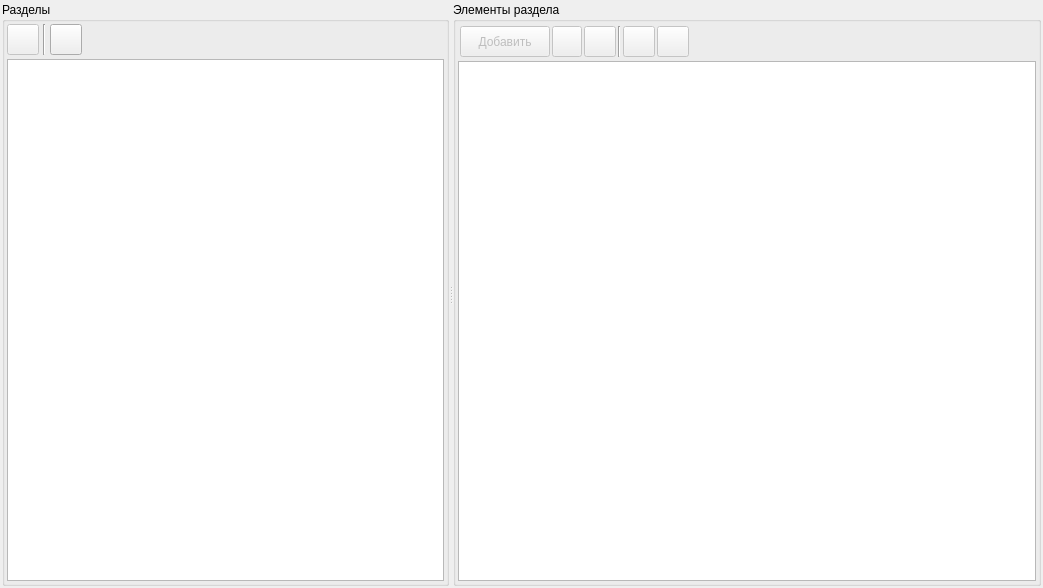
<?xml version="1.0" encoding="UTF-8"?>
<ui version="4.0">
 <class>FormSESections</class>
 <widget class="QWidget" name="FormSESections">
  <property name="geometry">
   <rect>
    <x>0</x>
    <y>0</y>
    <width>1043</width>
    <height>588</height>
   </rect>
  </property>
  <property name="windowTitle">
   <string>Form</string>
  </property>
  <layout class="QVBoxLayout" name="verticalLayout_3">
   <property name="spacing">
    <number>2</number>
   </property>
   <property name="leftMargin">
    <number>2</number>
   </property>
   <property name="topMargin">
    <number>2</number>
   </property>
   <property name="rightMargin">
    <number>2</number>
   </property>
   <property name="bottomMargin">
    <number>2</number>
   </property>
   <item>
    <widget class="QSplitter" name="splitterSections">
     <property name="orientation">
      <enum>Qt::Horizontal</enum>
     </property>
     <widget class="QGroupBox" name="groupBoxSections">
      <property name="title">
       <string>Разделы</string>
      </property>
      <property name="flat">
       <bool>false</bool>
      </property>
      <layout class="QVBoxLayout" name="verticalLayout">
       <property name="spacing">
        <number>4</number>
       </property>
       <property name="leftMargin">
        <number>2</number>
       </property>
       <property name="topMargin">
        <number>2</number>
       </property>
       <property name="rightMargin">
        <number>2</number>
       </property>
       <property name="bottomMargin">
        <number>2</number>
       </property>
       <item>
        <layout class="QHBoxLayout" name="horizontalLayout_2">
         <item>
          <widget class="QToolButton" name="toolButtonEditSection">
           <property name="enabled">
            <bool>false</bool>
           </property>
           <property name="toolTip">
            <string>Редактировать раздел</string>
           </property>
           <property name="text">
            <string/>
           </property>
           <property name="icon">
            <iconset resource="../res.qrc">
             <normaloff>:/32/icons/32x32/edit.png</normaloff>:/32/icons/32x32/edit.png</iconset>
           </property>
           <property name="iconSize">
            <size>
             <width>24</width>
             <height>24</height>
            </size>
           </property>
          </widget>
         </item>
         <item>
          <widget class="Line" name="line">
           <property name="orientation">
            <enum>Qt::Vertical</enum>
           </property>
          </widget>
         </item>
         <item>
          <widget class="QToolButton" name="toolButtonRefreshSections">
           <property name="toolTip">
            <string>Обновить данные</string>
           </property>
           <property name="text">
            <string/>
           </property>
           <property name="icon">
            <iconset resource="../res.qrc">
             <normaloff>:/32/icons/32x32/refresh.png</normaloff>:/32/icons/32x32/refresh.png</iconset>
           </property>
           <property name="iconSize">
            <size>
             <width>24</width>
             <height>24</height>
            </size>
           </property>
          </widget>
         </item>
         <item>
          <spacer name="horizontalSpacerButtons_2">
           <property name="orientation">
            <enum>Qt::Horizontal</enum>
           </property>
           <property name="sizeHint" stdset="0">
            <size>
             <width>425</width>
             <height>20</height>
            </size>
           </property>
          </spacer>
         </item>
        </layout>
       </item>
       <item>
        <widget class="QTreeView" name="treeViewSections"/>
       </item>
      </layout>
     </widget>
     <widget class="QGroupBox" name="groupBoxItems">
      <property name="title">
       <string>Элементы раздела</string>
      </property>
      <layout class="QVBoxLayout" name="verticalLayout_2">
       <property name="spacing">
        <number>2</number>
       </property>
       <property name="leftMargin">
        <number>2</number>
       </property>
       <property name="topMargin">
        <number>2</number>
       </property>
       <property name="rightMargin">
        <number>2</number>
       </property>
       <property name="bottomMargin">
        <number>2</number>
       </property>
       <item>
        <widget class="QWidget" name="widgetButtonsItems" native="true">
         <layout class="QHBoxLayout" name="horizontalLayout">
          <property name="spacing">
           <number>2</number>
          </property>
          <property name="leftMargin">
           <number>2</number>
          </property>
          <property name="topMargin">
           <number>2</number>
          </property>
          <property name="rightMargin">
           <number>2</number>
          </property>
          <property name="bottomMargin">
           <number>2</number>
          </property>
          <item>
           <widget class="QToolButton" name="toolButtonAdd">
            <property name="enabled">
             <bool>false</bool>
            </property>
            <property name="sizePolicy">
             <sizepolicy hsizetype="Preferred" vsizetype="Preferred">
              <horstretch>0</horstretch>
              <verstretch>0</verstretch>
             </sizepolicy>
            </property>
            <property name="minimumSize">
             <size>
              <width>90</width>
              <height>30</height>
             </size>
            </property>
            <property name="maximumSize">
             <size>
              <width>16777215</width>
              <height>16777215</height>
             </size>
            </property>
            <property name="text">
             <string>Добавить</string>
            </property>
            <property name="icon">
             <iconset resource="../res.qrc">
              <normaloff>:/32/icons/32x32/add.png</normaloff>:/32/icons/32x32/add.png</iconset>
            </property>
            <property name="iconSize">
             <size>
              <width>24</width>
              <height>24</height>
             </size>
            </property>
            <property name="toolButtonStyle">
             <enum>Qt::ToolButtonTextBesideIcon</enum>
            </property>
           </widget>
          </item>
          <item>
           <widget class="QToolButton" name="toolButtonEdit">
            <property name="enabled">
             <bool>false</bool>
            </property>
            <property name="sizePolicy">
             <sizepolicy hsizetype="Preferred" vsizetype="Preferred">
              <horstretch>0</horstretch>
              <verstretch>0</verstretch>
             </sizepolicy>
            </property>
            <property name="minimumSize">
             <size>
              <width>30</width>
              <height>30</height>
             </size>
            </property>
            <property name="maximumSize">
             <size>
              <width>16777215</width>
              <height>16777215</height>
             </size>
            </property>
            <property name="text">
             <string/>
            </property>
            <property name="icon">
             <iconset resource="../res.qrc">
              <normaloff>:/32/icons/32x32/edit.png</normaloff>:/32/icons/32x32/edit.png</iconset>
            </property>
            <property name="iconSize">
             <size>
              <width>24</width>
              <height>24</height>
             </size>
            </property>
           </widget>
          </item>
          <item>
           <widget class="QToolButton" name="toolButtonDelete">
            <property name="enabled">
             <bool>false</bool>
            </property>
            <property name="sizePolicy">
             <sizepolicy hsizetype="Preferred" vsizetype="Preferred">
              <horstretch>0</horstretch>
              <verstretch>0</verstretch>
             </sizepolicy>
            </property>
            <property name="maximumSize">
             <size>
              <width>16777215</width>
              <height>16777215</height>
             </size>
            </property>
            <property name="text">
             <string/>
            </property>
            <property name="icon">
             <iconset resource="../res.qrc">
              <normaloff>:/32/icons/32x32/delete.png</normaloff>:/32/icons/32x32/delete.png</iconset>
            </property>
            <property name="iconSize">
             <size>
              <width>24</width>
              <height>24</height>
             </size>
            </property>
           </widget>
          </item>
          <item>
           <widget class="Line" name="line_2">
            <property name="orientation">
             <enum>Qt::Vertical</enum>
            </property>
           </widget>
          </item>
          <item>
           <widget class="QToolButton" name="toolButtonUp">
            <property name="enabled">
             <bool>false</bool>
            </property>
            <property name="toolTip">
             <string>Переместить выше</string>
            </property>
            <property name="text">
             <string/>
            </property>
            <property name="icon">
             <iconset resource="../res.qrc">
              <normaloff>:/32/icons/32x32/up.png</normaloff>:/32/icons/32x32/up.png</iconset>
            </property>
            <property name="iconSize">
             <size>
              <width>24</width>
              <height>24</height>
             </size>
            </property>
           </widget>
          </item>
          <item>
           <widget class="QToolButton" name="toolButtonDown">
            <property name="enabled">
             <bool>false</bool>
            </property>
            <property name="toolTip">
             <string>Переместить ниже</string>
            </property>
            <property name="text">
             <string/>
            </property>
            <property name="icon">
             <iconset resource="../res.qrc">
              <normaloff>:/32/icons/32x32/down.png</normaloff>:/32/icons/32x32/down.png</iconset>
            </property>
            <property name="iconSize">
             <size>
              <width>24</width>
              <height>24</height>
             </size>
            </property>
           </widget>
          </item>
          <item>
           <spacer name="horizontalSpacerButtons">
            <property name="orientation">
             <enum>Qt::Horizontal</enum>
            </property>
            <property name="sizeHint" stdset="0">
             <size>
              <width>425</width>
              <height>20</height>
             </size>
            </property>
           </spacer>
          </item>
         </layout>
        </widget>
       </item>
       <item>
        <widget class="QTreeView" name="treeViewItems">
         <property name="rootIsDecorated">
          <bool>false</bool>
         </property>
        </widget>
       </item>
      </layout>
     </widget>
    </widget>
   </item>
  </layout>
 </widget>
 <resources>
  <include location="../res.qrc"/>
 </resources>
 <connections/>
</ui>
